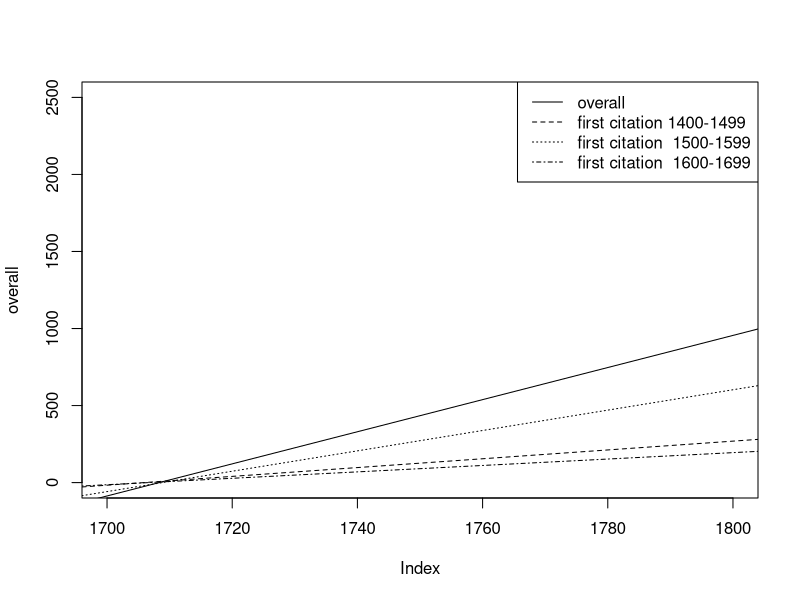

Write R code to recreate this figure.


#we have acquired intercepts and slopes, now we plot them
setwd("Desktop/rplots")


overall= c(-17800.62,10.42)
firstcentury= c( -4878.90 , 2.86 );
secondcentury= c(-11295.445279, 6.609997 );
thirdcentury= c(-3553.138 , 2.082  );

periods= list(firstcentury, secondcentury, thirdcentury);
print (firstcentury[1]);

png("allgenres_byfirstcitation.png", width=960, height=640, res=100)
plot(overall,  ylim=c(0,2500), xlim=c(1700,1800));
abline(overall[1], overall[2], lty=1);

ltyvector=c(1)
count=2

for (p in periods)
{
	cat ('intercept', p[1], 'slope', p[2],'\n');
	abline(p[1], p[2], lty=count);
	
	ltyvector=c(ltyvector, count);
	
	count=count+1;
	
}

legend('topright', legend=c("overall", "first citation 1400-1499", "first citation  1500-1599", "first citation  1600-1699"), lty=ltyvector)


dev.off()